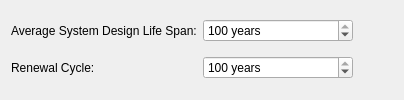
                  <widget class="QWidget" name="bf_lcc_time" native="true">
                   <layout class="QGridLayout" name="gridLayout_36">
                    <item row="1" column="0">
                     <widget class="QLabel" name="bf_renewal_lbl">
                      <property name="text">
                       <string>Renewal Cycle:</string>
                      </property>
                     </widget>
                    </item>
                    <item row="1" column="2">
                     <spacer name="horizontalSpacer_22">
                      <property name="orientation">
                       <enum>Qt::Horizontal</enum>
                      </property>
                      <property name="sizeHint" stdset="0">
                       <size>
                        <width>40</width>
                        <height>20</height>
                       </size>
                      </property>
                     </spacer>
                    </item>
                    <item row="1" column="1">
                     <widget class="QSpinBox" name="bf_renewal_spin">
                      <property name="suffix">
                       <string> years</string>
                      </property>
                      <property name="minimum">
                       <number>5</number>
                      </property>
                      <property name="maximum">
                       <number>100</number>
                      </property>
                      <property name="singleStep">
                       <number>5</number>
                      </property>
                      <property name="value">
                       <number>100</number>
                      </property>
                     </widget>
                    </item>
                    <item row="0" column="2">
                     <spacer name="horizontalSpacer_21">
                      <property name="orientation">
                       <enum>Qt::Horizontal</enum>
                      </property>
                      <property name="sizeHint" stdset="0">
                       <size>
                        <width>40</width>
                        <height>20</height>
                       </size>
                      </property>
                     </spacer>
                    </item>
                    <item row="0" column="1">
                     <widget class="QSpinBox" name="bf_avglife_spin">
                      <property name="minimumSize">
                       <size>
                        <width>150</width>
                        <height>0</height>
                       </size>
                      </property>
                      <property name="suffix">
                       <string> years</string>
                      </property>
                      <property name="minimum">
                       <number>5</number>
                      </property>
                      <property name="maximum">
                       <number>100</number>
                      </property>
                      <property name="singleStep">
                       <number>5</number>
                      </property>
                      <property name="value">
                       <number>100</number>
                      </property>
                     </widget>
                    </item>
                    <item row="0" column="0">
                     <widget class="QLabel" name="bf_avglifelbl">
                      <property name="text">
                       <string>Average System Design Life Span:</string>
                      </property>
                     </widget>
                    </item>
                   </layout>
                  </widget>
